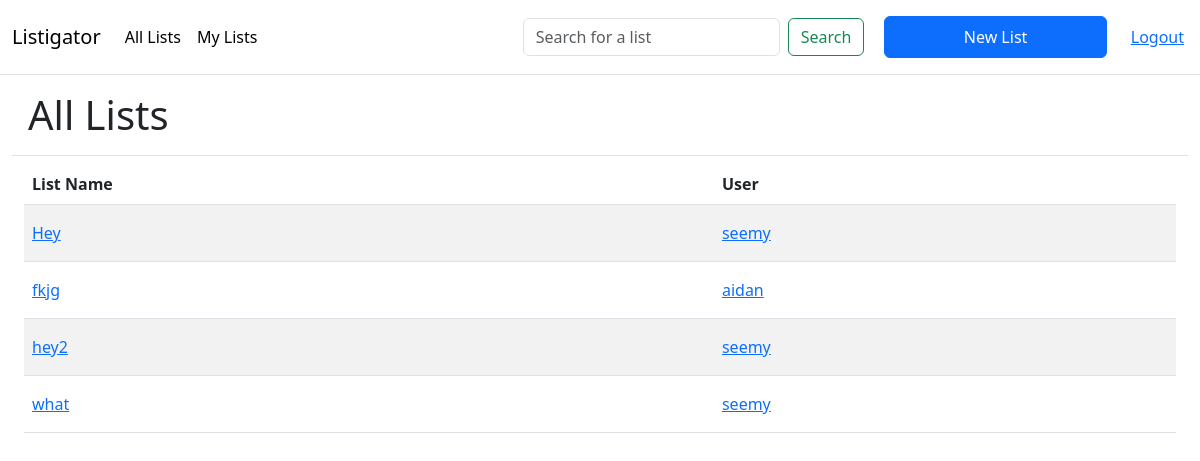
The app's page /publiclists (signed in), older data.
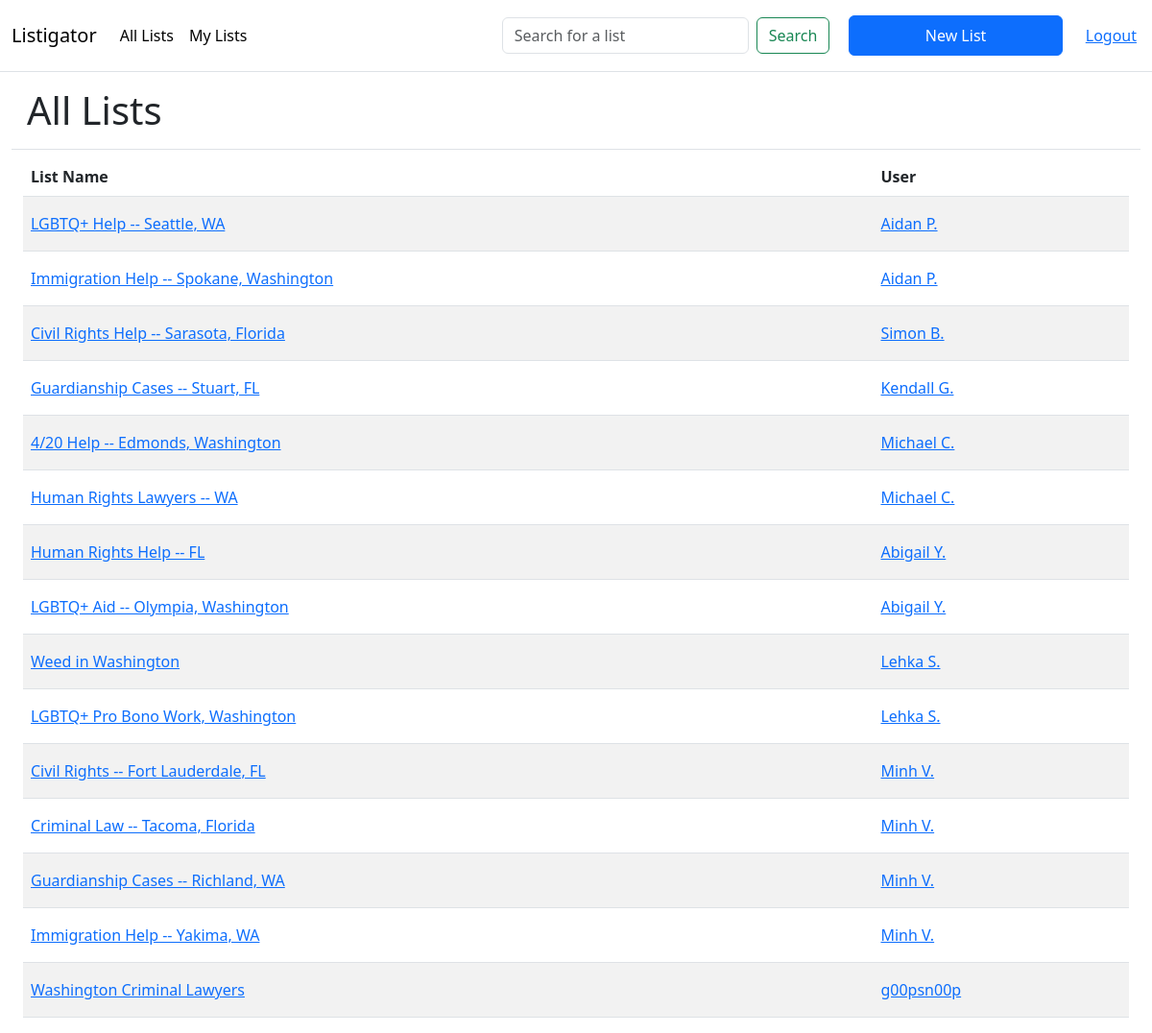
The same page, newer data.
### listigator/models.py (models this page shows, shortened)
class List(db.Model):
    id = db.Column(db.Integer, primary_key=True)
    user_id = db.Column(db.Integer, db.ForeignKey('user.id'),
        nullable=False)
    public = db.Column(db.Boolean, nullable=False, default=False)
    title = db.Column(db.String(50), nullable=False)
    lawyers = db.relationship('Lawyer', secondary=list_lawyers, lazy='subquery',
        backref=db.backref('lists', lazy=True))

class User(db.Model):
    id = db.Column(db.Integer, primary_key=True)
    username = db.Column(db.String(50))
    password_hash = db.Column(db.String(128))
    lists = db.relationship('List', backref='user', lazy=True)

### listigator/app.py (the view)
@main.route('/publiclists')
@login_required
def publiclists():
    public_lists = List.query.filter_by(public=True).join(User, List.user_id == User.id).all()
    return render_template('main/publiclists.html', lists=public_lists, querying=False)

### listigator/auth.py (called while the page is built)
def login_required(route):
    @functools.wraps(route)
    def wrapped_route(**kwargs):
        if session.get('user_id') is None:
            return redirect(url_for('auth.login'))
        return route(**kwargs)
    return wrapped_route

### listigator/templates/main/publiclists.html (shortened to what this page needs)
{% extends 'main/layout.html' %}
{% block main %}
<h1 class="p-3 border-bottom">All Lists</h1>
{% if lists %}
<div class="container-fluid">
    <table class='table ph-3 bg-light table-striped'>
        <thead>
            <tr>
            <th scope="col">List Name</th>
            <th scope="col">User</th>
            </tr>
        </thead>
        <tbody>
            {% for list in lists %}
                <tr class='p-3 align-middle me-auto'>
                    <td class='name pt-3 pb-3'><a href="/list/{{ list.id }}">{{ list.title }}</a></td>
                    <td class='user'><a href="/user/{{ list.user_id }}">{{ list.user.username }}</a></td>
                </tr>
            {% endfor %}
        </tbody>
    </table>
</div>
{% else %}
    {% if querying %}
        <p>No lists matched your query.<p>
    {% else %}
        <p>You have no lists yet.</p>
    {% endif %}
{% endif %}
{% endblock %}

Row changes from the older to the newer data that the page shows:
changed List: title "Hey" → "LGBTQ+ Help -- Seattle, WA"; user.username "seemy" → "Aidan P."
now on this page (row edited): List: title "Immigration Help -- Spokane, Washington", user.username "Aidan P."
now on this page (row edited): List: title "Civil Rights Help -- Sarasota, Florida", user.username "Simon B."
changed List: title "fkjg" → "Guardianship Cases -- Stuart, FL"; user.username "aidan" → "Kendall G."
changed List: title "hey2" → "4/20 Help -- Edmonds, Washington"; user.username "seemy" → "Michael C."
now on this page (row edited): List: title "Human Rights Lawyers -- WA", user.username "Michael C."
now on this page (row edited): List: title "Human Rights Help -- FL", user.username "Abigail Y."
changed List: title "what" → "LGBTQ+ Aid -- Olympia, Washington"; user.username "seemy" → "Abigail Y."
added List: title "Weed in Washington", user.username "Lehka S."
added List: title "LGBTQ+ Pro Bono Work, Washington", user.username "Lehka S."
added List: title "Civil Rights -- Fort Lauderdale, FL", user.username "Minh V."
added List: title "Criminal Law -- Tacoma, Florida", user.username "Minh V."
added List: title "Guardianship Cases -- Richland, WA", user.username "Minh V."
added List: title "Immigration Help -- Yakima, WA", user.username "Minh V."
added List: title "Washington Criminal Lawyers", user.username "g00psn00p"
